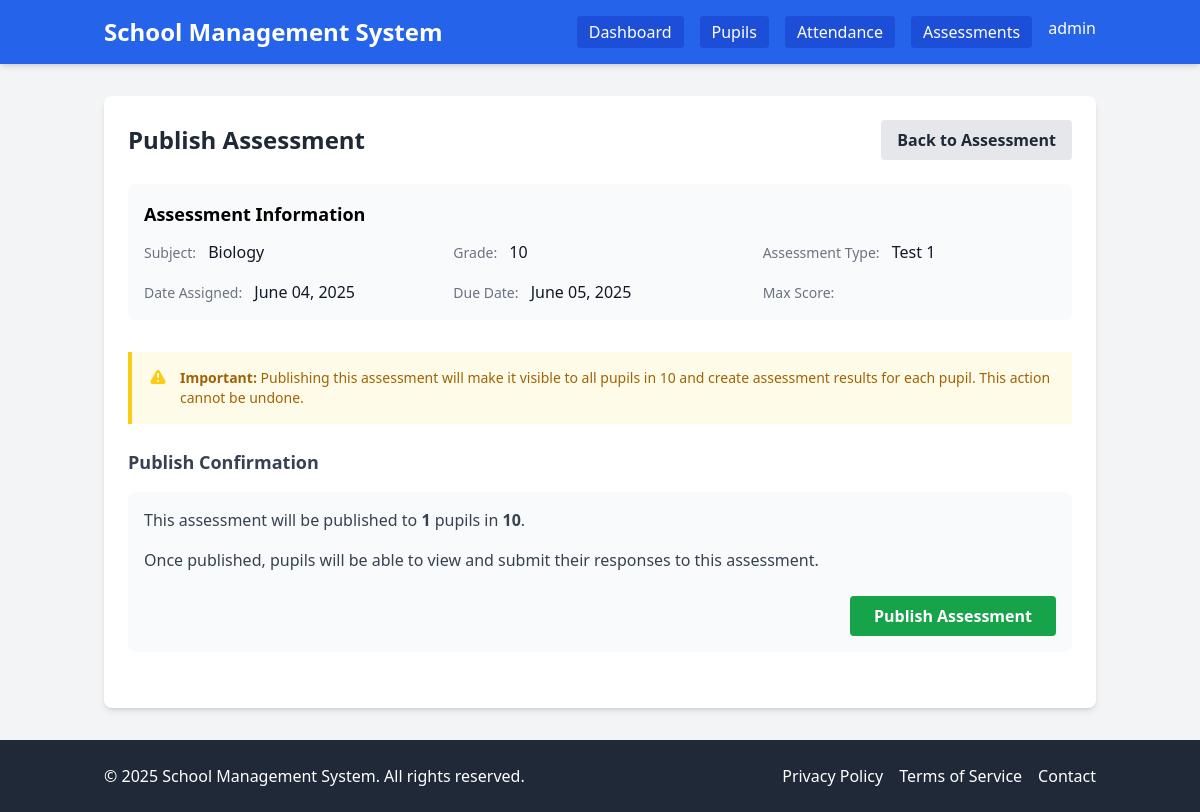
/assessments/1/publish/ (signed in), run on the app's committed database.
### users/models.py (models this page shows)
class User(AbstractUser):
    class Role(models.TextChoices):
        ADMIN = 'ADMIN', _('Admin')
        TEACHER = 'TEACHER', _('Teacher')
    role = models.CharField(
        max_length=10,
        choices=Role.choices,
        default=Role.TEACHER,
        verbose_name=_('Role'),
        help_text=_('Designates the role and permissions of the user')
    )
    phone_number = models.CharField(max_length=15, blank=True, null=True)
    address = models.TextField(blank=True, null=True)
    profile_picture = models.ImageField(upload_to='profile_pics/', blank=True, null=True)
    def is_admin(self):
        return self.role == self.Role.ADMIN
    def is_teacher(self):
        return self.role == self.Role.TEACHER
    class Meta:
        verbose_name = _('User')
        verbose_name_plural = _('Users')

### assessments/models.py (models this page shows, shortened)
class Assessment(models.Model):
    template = models.ForeignKey(AssessmentTemplate, on_delete=models.CASCADE, related_name='assessments')
    grade_class = models.ForeignKey(Grade, on_delete=models.CASCADE, related_name='assessments')
    date_assigned = models.DateField()
    date_due = models.DateField()
    instructions = models.TextField(blank=True, null=True)
    attachment = models.FileField(upload_to='assessment_attachments/', blank=True, null=True)
    is_published = models.BooleanField(default=False)
    published_at = models.DateTimeField(blank=True, null=True)
    assigned_by = models.ForeignKey(
        settings.AUTH_USER_MODEL,
        on_delete=models.CASCADE,
        related_name='assigned_assessments'
    )
    created_at = models.DateTimeField(auto_now_add=True)
    updated_at = models.DateTimeField(auto_now=True)
    class Meta:
        verbose_name = _('Assessment')
        verbose_name_plural = _('Assessments')
        ordering = ['-date_assigned']

class AssessmentTemplate(models.Model):
    title = models.CharField(max_length=200)
    subject = models.ForeignKey(Subject, on_delete=models.CASCADE, related_name='assessment_templates')
    assessment_type = models.ForeignKey(AssessmentType, on_delete=models.CASCADE, related_name='templates')
    total_points = models.DecimalField(
        max_digits=7,
        decimal_places=2,
        validators=[MinValueValidator(0)]
    )
    description = models.TextField(blank=True, null=True)
    created_by = models.ForeignKey(settings.AUTH_USER_MODEL, on_delete=models.CASCADE, related_name='created_templates')
    created_at = models.DateTimeField(auto_now_add=True)
    updated_at = models.DateTimeField(auto_now=True)
    class Meta:
        verbose_name = _('Assessment Template')
        verbose_name_plural = _('Assessment Templates')
        ordering = ['-created_at']

class Subject(models.Model):
    name = models.CharField(max_length=100, unique=True)
    code = models.CharField(max_length=10, unique=True)
    description = models.TextField(blank=True, null=True)
    class Meta:
        verbose_name = _('Subject')
        verbose_name_plural = _('Subjects')
        ordering = ['name']

class AssessmentType(models.Model):
    name = models.CharField(max_length=100, unique=True)
    description = models.TextField(blank=True, null=True)
    weight = models.DecimalField(
        max_digits=5,
        decimal_places=2,
        validators=[MinValueValidator(0), MaxValueValidator(100)],
        help_text=_('Weight of this assessment type in the final grade calculation (percentage)')
    )
    class Meta:
        verbose_name = _('Assessment Type')
        verbose_name_plural = _('Assessment Types')
        ordering = ['name']

### pupils/models.py (models this page shows, shortened)
class Grade(models.Model):
    name = models.CharField(max_length=50, unique=True)
    description = models.TextField(blank=True, null=True)

### assessments/views.py (the view, shortened to what this page needs)
# urls.py: path('assessments/<int:assessment_id>/publish/', views.publish_assessment, name='publish_assessment'),
@login_required
def publish_assessment(request, assessment_id):
    assessment = get_object_or_404(Assessment, id=assessment_id)
    if assessment.assigned_by != request.user and not request.user.is_admin():
        messages.error(request, 'You do not have permission to publish this assessment.')
        return redirect('assessment_detail', assessment_id=assessment.id)
    pupil_count = Pupil.objects.filter(grade=assessment.grade_class, is_active=True).count()
    context = {
        'assessment': assessment,
        'pupil_count': pupil_count,
    }
    return render(request, 'assessments/publish_assessment.html', context)

### templates/assessments/publish_assessment.html (shortened to what this page needs)
{% extends 'base/base.html' %}
{% block content %}
<div class="bg-white shadow-md rounded-lg p-6">
    <div class="flex justify-between items-center mb-6">
        <h1 class="text-2xl font-bold text-gray-800">Publish Assessment</h1>
        <a href="{% url 'assessment_detail' assessment.id %}" class="bg-gray-200 hover:bg-gray-300 text-gray-800 font-bold py-2 px-4 rounded">
            Back to Assessment
        </a>
    </div>
    <div class="mb-8 bg-gray-50 p-4 rounded-lg">
        <h2 class="text-lg font-semibold mb-3">Assessment Information</h2>
        <div class="grid grid-cols-1 md:grid-cols-3 gap-4">
            <div>
                <span class="text-sm font-medium text-gray-500">Subject:</span>
                <span class="ml-2 text-gray-900">{{ assessment.template.subject.name }}</span>
            </div>
            <div>
                <span class="text-sm font-medium text-gray-500">Grade:</span>
                <span class="ml-2 text-gray-900">{{ assessment.grade_class.name }}</span>
            </div>
            <div>
                <span class="text-sm font-medium text-gray-500">Assessment Type:</span>
                <span class="ml-2 text-gray-900">{{ assessment.template.assessment_type.name }}</span>
            </div>
            <div>
                <span class="text-sm font-medium text-gray-500">Date Assigned:</span>
                <span class="ml-2 text-gray-900">{{ assessment.date_assigned|date:"F d, Y" }}</span>
            </div>
            <div>
                <span class="text-sm font-medium text-gray-500">Due Date:</span>
                <span class="ml-2 text-gray-900">{{ assessment.date_due|date:"F d, Y" }}</span>
            </div>
            <div>
                <span class="text-sm font-medium text-gray-500">Max Score:</span>
            </div>
        </div>
    </div>
    <div class="mb-8">
        <div class="bg-yellow-50 border-l-4 border-yellow-400 p-4 mb-6">
            <div class="flex">
                <div class="flex-shrink-0">
                </div>
                <div class="ml-3">
                    <p class="text-sm text-yellow-700">
                        <strong>Important:</strong> Publishing this assessment will make it visible to all pupils in {{ assessment.grade_class.name }} and create assessment results for each pupil. This action cannot be undone.
                    </p>
                </div>
            </div>
        </div>
        <h2 class="text-lg font-semibold mb-4 text-gray-700">Publish Confirmation</h2>
        <div class="bg-gray-50 p-4 rounded-lg">
            <p class="text-gray-700 mb-4">
                This assessment will be published to <strong>{{ pupil_count }}</strong> pupils in <strong>{{ assessment.grade_class.name }}</strong>.
            </p>
            <p class="text-gray-700 mb-6">
                Once published, pupils will be able to view and submit their responses to this assessment.
            </p>
            <form method="post" class="flex justify-end">
                <button type="submit" class="bg-green-600 hover:bg-green-700 text-white font-bold py-2 px-6 rounded">
                    Publish Assessment
                </button>
            </form>
        </div>
    </div>
</div>
{% endblock %}

### templates/base/base.html (shortened to what this page needs)
<!DOCTYPE html>
<html lang="en">
<head>
    <script src="https://cdn.tailwindcss.com"></script>
</head>
<body class="bg-gray-100 min-h-screen flex flex-col">
    <header class="bg-blue-600 text-white shadow-md">
        <div class="container mx-auto px-4 py-4 flex justify-between items-center">
            <a href="{% url 'home' %}" class="text-2xl font-bold">School Management System</a>
            <nav class="hidden md:flex space-x-4">
                {% if user.is_authenticated %}
                    {% if user.is_teacher %}
                        <a href="{% url 'teacher_dashboard' %}" class="bg-blue-700 hover:bg-blue-800 text-white font-medium py-1 px-3 rounded">Dashboard</a>
                        <a href="{% url 'pupil_list' %}" class="bg-blue-700 hover:bg-blue-800 text-white font-medium py-1 px-3 rounded">Pupils</a>
                        <a href="{% url 'attendance_sessions' %}" class="bg-blue-700 hover:bg-blue-800 text-white font-medium py-1 px-3 rounded">Attendance</a>
                        <a href="{% url 'assessment_list' %}" class="bg-blue-700 hover:bg-blue-800 text-white font-medium py-1 px-3 rounded">Assessments</a>
                    {% endif %}
                    <div class="relative group">
                        <button class="hover:text-blue-200">{{ user.get_full_name|default:user.username }}</button>
                    </div>
                {% else %}
                    <a href="{% url 'login' %}" class="bg-blue-700 hover:bg-blue-800 text-white font-medium py-1 px-3 rounded">Login</a>
                {% endif %}
            </nav>
        </div>
    </header>
    <main class="container mx-auto px-4 py-8 flex-grow">
        {% block content %}{% endblock %}
    </main>
    <footer class="bg-gray-800 text-white py-6">
        <div class="container mx-auto px-4">
            <div class="flex flex-col md:flex-row justify-between items-center">
                <div class="mb-4 md:mb-0">
                    <p>&copy; {% now "Y" %} School Management System. All rights reserved.</p>
                </div>
                <div class="flex space-x-4">
                    <a href="#" class="hover:text-blue-300">Privacy Policy</a>
                    <a href="#" class="hover:text-blue-300">Terms of Service</a>
                    <a href="#" class="hover:text-blue-300">Contact</a>
                </div>
            </div>
        </div>
    </footer>
</body>
</html>

### data on the page
User: get_full_name "admin"
Assessment: template.subject.name "Biology", grade_class.name "10", template.assessment_type.name "Test 1", date_assigned "June 04, 2025", date_due "June 05, 2025"

### other printed values
{{ pupil_count }} "1"
